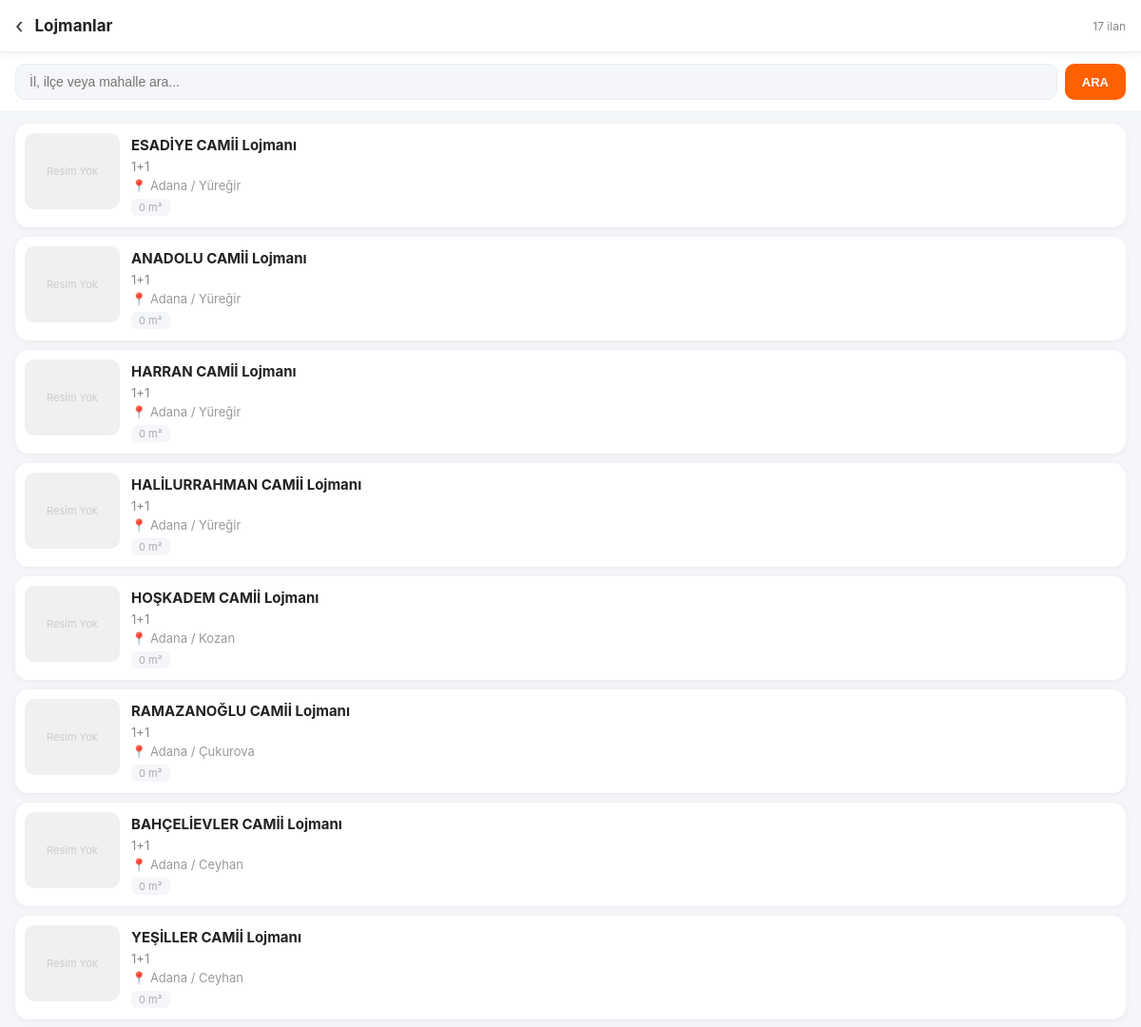
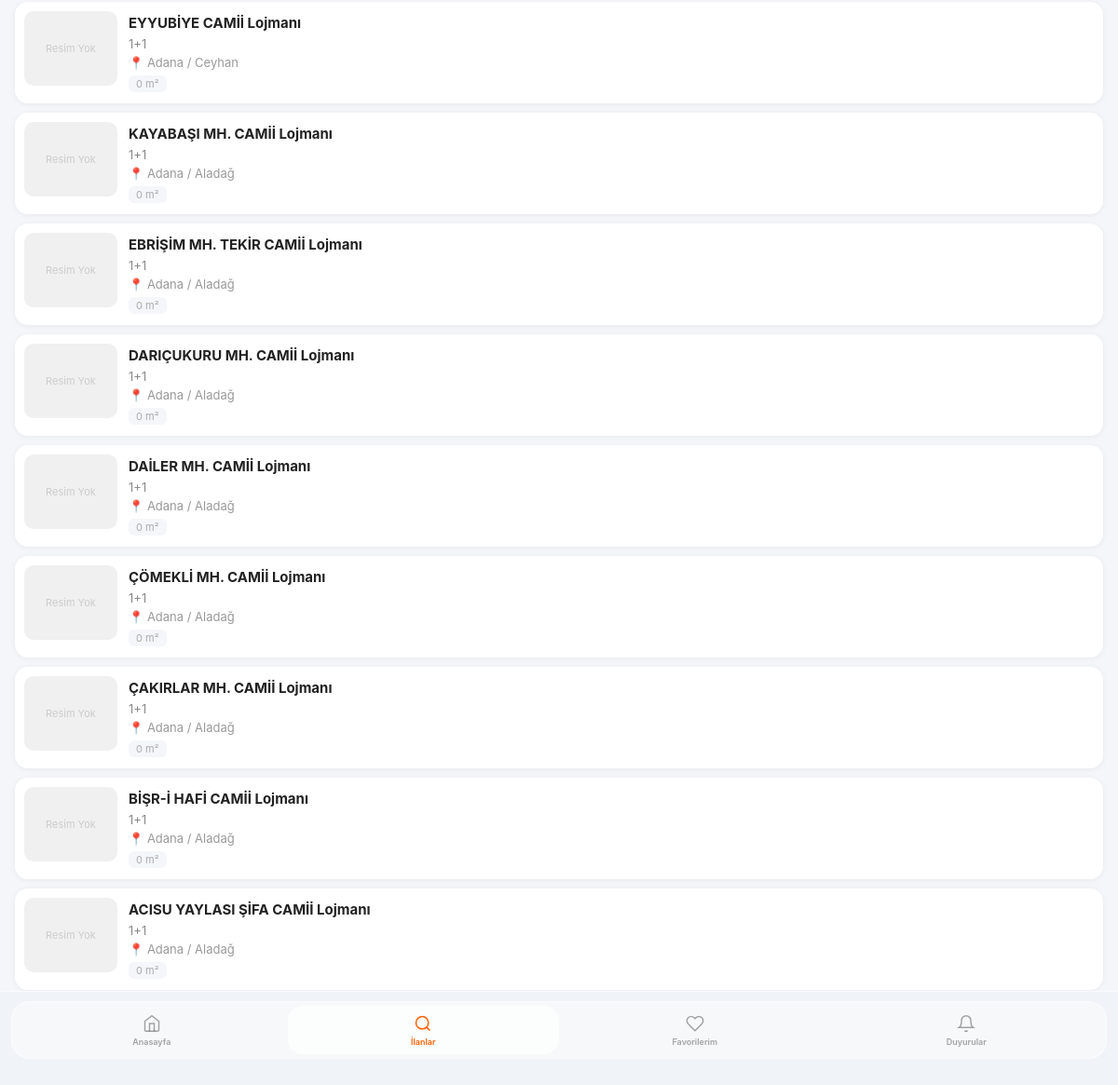
Screenshot of /ilanlar/ (signed in) with the database file from the repository (2 pictures, top to bottom).
### ilanlar/models.py (models this page shows, shortened)
class Ilan(models.Model):
    ISITMA_SECENEKLERI = [
        ('dogalgaz', 'Doğalgaz'),
        ('kombi', 'Kombi'),
        ('merkezi', 'Merkezi'),
        ('klima', 'Klima'),
        ('soba', 'Soba'),
    ]
    kullanici = models.ForeignKey(User, on_delete=models.CASCADE, null=True, blank=True)
    baslik = models.CharField(max_length=200)
    aciklama = models.TextField(blank=True)  # kısa özet
    konum = models.CharField(max_length=200)
    oda_sayisi = models.CharField(max_length=10, default='1+1')
    kat = models.IntegerField(default=0)
    metrekare = models.IntegerField(default=0)
    bina_yasi = models.IntegerField(default=0)
    banyo = models.IntegerField(default=1)
    balkon = models.BooleanField(default=False)
    asansor = models.BooleanField(default=False)
    site_icinde = models.BooleanField(default=False)
    site_aidati = models.IntegerField(default=0)
    isitma = models.CharField(max_length=20, choices=ISITMA_SECENEKLERI, default='dogalgaz')
    tarih = models.DateTimeField(auto_now_add=True)
    onaylandi = models.BooleanField(default=False)

### ilanlar/views.py (the view)
# urls.py: path('ilanlar/', views.tum_ilanlar, name='ilanlar'),
def tum_ilanlar(request):
    if not request.user.is_authenticated:
        return redirect('giris')
    arama = request.GET.get('arama', '')
    ilanlar = Ilan.objects.filter(onaylandi=True).order_by('-tarih')
    if arama:
        ilanlar = ilanlar.filter(konum__icontains=arama) | ilanlar.filter(baslik__icontains=arama)
    return render(request, 'ilanlar.html', {'ilanlar': ilanlar, 'arama': arama})

### ilanlar/templates/ilanlar.html (shortened to what this page needs)
<!DOCTYPE html>
<html>
<head>
</head>
<body>
<div class="header">
    <a href="/" class="header-geri">‹</a>
    <h1>Lojmanlar</h1>
    <span class="header-sayi">{{ ilanlar|length }} ilan</span>
</div>
<div class="arama">
    <form method="get" action="/ilanlar/">
        <div class="arama-ic">
            <input type="text" name="arama" placeholder="İl, ilçe veya mahalle ara..." value="{{ arama }}">
            <button type="submit">ARA</button>
        </div>
    </form>
</div>
<div class="liste">
    {% if ilanlar %}
        {% for ilan in ilanlar %}
        <a href="/ilan/{{ ilan.id }}/" class="ilan-satir">
            {% with ilk=ilan.medyalar.first %}
            {% if ilk %}
                <img class="ilan-satir-resim" src="{{ ilk.dosya.url }}" alt="{{ ilan.baslik }}">
            {% else %}
                <div class="ilan-satir-resim-yok">Resim Yok</div>
            {% endif %}
            {% endwith %}
            <div class="ilan-satir-bilgi">
                <div class="ilan-satir-baslik">{{ ilan.baslik }}</div>
                <div class="ilan-satir-detay">{{ ilan.oda_sayisi }}</div>
                <div class="ilan-satir-konum">📍 {{ ilan.konum }}</div>
                <div class="ilan-satir-alt">
                    <span class="ilan-satir-metrekare">{{ ilan.metrekare }} m²</span>
                </div>
            </div>
        </a>
        {% endfor %}
    {% else %}
        <div class="bos">
            <p>😕 Ilan bulunamadı.</p>
            <a href="/ilanlar/" style="color:#FF6000;font-size:14px;">Tümünü Gör</a>
        </div>
    {% endif %}
</div>
<div class="bnav-wrap">
  <div class="bnav-inner">
    <a href="/" class="bnav-item">
      <svg viewBox="0 0 24 24" fill="none" stroke="currentColor" stroke-width="1.8"><path d="M3 9l9-7 9 7v11a2 2 0 0 1-2 2H5a2 2 0 0 1-2-2z"/><polyline points="9 22 9 12 15 12 15 22"/></svg>
      Anasayfa
    </a>
    <a href="/ilanlar/" class="bnav-item active">
      <svg viewBox="0 0 24 24" fill="none" stroke="currentColor" stroke-width="1.8"><circle cx="11" cy="11" r="8"/><line x1="21" y1="21" x2="16.65" y2="16.65"/></svg>
      İlanlar
    </a>
    <a href="/favoriler/" class="bnav-item">
      <svg viewBox="0 0 24 24" fill="none" stroke="currentColor" stroke-width="1.8"><path d="M20.84 4.61a5.5 5.5 0 0 0-7.78 0L12 5.67l-1.06-1.06a5.5 5.5 0 0 0-7.78 7.78l1.06 1.06L12 21.23l7.78-7.78 1.06-1.06a5.5 5.5 0 0 0 0-7.78z"/></svg>
      Favorilerim
    </a>
    <a href="/duyurular/" class="bnav-item">
      <svg viewBox="0 0 24 24" fill="none" stroke="currentColor" stroke-width="1.8"><path d="M18 8A6 6 0 0 0 6 8c0 7-3 9-3 9h18s-3-2-3-9"/><path d="M13.73 21a2 2 0 0 1-3.46 0"/></svg>
      Duyurular
    </a>
  </div>
</div>
</body>
</html>

### ilanlar/templates/ilanlar.html (style rules this page uses)
* { margin: 0; padding: 0; box-sizing: border-box; }
body { font-family: -apple-system, BlinkMacSystemFont, sans-serif; background: #f4f6f9; min-height: 100vh; padding-bottom: 90px; }
.header { background: white; padding: 14px 16px; display: flex; align-items: center; gap: 12px; border-bottom: 1px solid #eee; position: sticky; top: 0; z-index: 100; box-shadow: 0 2px 8px rgba(0,0,0,0.06); }
.header-geri { font-size: 22px; color: #333; text-decoration: none; }
.header h1 { font-size: 17px; font-weight: 700; color: #222; flex: 1; }
.header-sayi { font-size: 12px; color: #888; }
.arama { padding: 12px 16px; background: white; border-bottom: 1px solid #eee; }
.arama-ic { display: flex; gap: 8px; }
.arama-ic input { flex: 1; padding: 10px 14px; background: #f4f6f9; border: 1px solid #e8edf2; border-radius: 10px; font-size: 14px; outline: none; color: #333; }
.arama-ic button { background: #FF6000; color: white; border: none; padding: 10px 18px; border-radius: 10px; font-size: 13px; font-weight: 700; cursor: pointer; }
.liste { padding: 12px 16px; display: flex; flex-direction: column; gap: 10px; }
.ilan-satir { background: white; border-radius: 14px; display: flex; gap: 12px; padding: 10px; box-shadow: 0 1px 6px rgba(0,0,0,0.06); text-decoration: none; color: #333; transition: transform 0.15s; }
.ilan-satir-resim-yok { width: 100px; height: 80px; border-radius: 10px; background: #f0f0f0; flex-shrink: 0; display: flex; align-items: center; justify-content: center; color: #ccc; font-size: 11px; }
.ilan-satir-bilgi { flex: 1; display: flex; flex-direction: column; justify-content: space-between; padding: 2px 0; }
.ilan-satir-baslik { font-size: 15px; font-weight: 700; color: #222; line-height: 1.4; margin-bottom: 4px; }
.ilan-satir-detay { font-size: 13px; color: #888; margin-bottom: 4px; }
.ilan-satir-konum { font-size: 13px; color: #999; margin-bottom: 6px; }
.ilan-satir-alt { display: flex; align-items: center; justify-content: space-between; }
.ilan-satir-metrekare { font-size: 11px; color: #aaa; background: #f4f6f9; padding: 2px 8px; border-radius: 6px; }
.bnav-wrap { position: fixed; bottom: 0; left: 0; right: 0; z-index: 9999; padding: 10px 12px 28px; background: rgba(240,243,247,0.95); backdrop-filter: blur(40px); border-top: 0.5px solid rgba(255,255,255,0.6); }
.bnav-inner { display: flex; background: rgba(255,255,255,0.35); border: 0.5px solid rgba(255,255,255,0.7); border-radius: 20px; padding: 4px; }
.bnav-item { flex: 1; display: flex; flex-direction: column; align-items: center; justify-content: center; gap: 4px; height: 52px; font-size: 9px; font-weight: 600; cursor: pointer; color: rgba(0,0,0,0.35); text-decoration: none; border-radius: 16px; }
.bnav-item.active { color: #FF6000; background: rgba(255,255,255,0.75); }
.bnav-item svg { width: 20px; height: 20px; }

### rows the page displays
Ilan: baslik "ESADİYE CAMİİ Lojmanı", oda_sayisi "1+1", konum "Adana / Yüreğir", metrekare "0"
Ilan: baslik "ANADOLU CAMİİ Lojmanı", oda_sayisi "1+1", konum "Adana / Yüreğir", metrekare "0"
Ilan: baslik "HARRAN CAMİİ Lojmanı", oda_sayisi "1+1", konum "Adana / Yüreğir", metrekare "0"
Ilan: baslik "HALİLURRAHMAN CAMİİ Lojmanı", oda_sayisi "1+1", konum "Adana / Yüreğir", metrekare "0"
Ilan: baslik "HOŞKADEM CAMİİ Lojmanı", oda_sayisi "1+1", konum "Adana / Kozan", metrekare "0"
Ilan: baslik "RAMAZANOĞLU CAMİİ Lojmanı", oda_sayisi "1+1", konum "Adana / Çukurova", metrekare "0"
Ilan: baslik "BAHÇELİEVLER CAMİİ Lojmanı", oda_sayisi "1+1", konum "Adana / Ceyhan", metrekare "0"
Ilan: baslik "YEŞİLLER CAMİİ Lojmanı", oda_sayisi "1+1", konum "Adana / Ceyhan", metrekare "0"
Ilan: baslik "EYYUBİYE CAMİİ Lojmanı", oda_sayisi "1+1", konum "Adana / Ceyhan", metrekare "0"
Ilan: baslik "KAYABAŞI MH. CAMİİ Lojmanı", oda_sayisi "1+1", konum "Adana / Aladağ", metrekare "0"
Ilan: baslik "EBRİŞİM MH. TEKİR CAMİİ Lojmanı", oda_sayisi "1+1", konum "Adana / Aladağ", metrekare "0"
Ilan: baslik "DARIÇUKURU MH. CAMİİ Lojmanı", oda_sayisi "1+1", konum "Adana / Aladağ", metrekare "0"
Ilan: baslik "DAİLER MH. CAMİİ Lojmanı", oda_sayisi "1+1", konum "Adana / Aladağ", metrekare "0"
Ilan: baslik "ÇÖMEKLİ MH. CAMİİ Lojmanı", oda_sayisi "1+1", konum "Adana / Aladağ", metrekare "0"
Ilan: baslik "ÇAKIRLAR MH. CAMİİ Lojmanı", oda_sayisi "1+1", konum "Adana / Aladağ", metrekare "0"
Ilan: baslik "BİŞR-İ HAFİ CAMİİ Lojmanı", oda_sayisi "1+1", konum "Adana / Aladağ", metrekare "0"
Ilan: baslik "ACISU YAYLASI ŞİFA CAMİİ Lojmanı", oda_sayisi "1+1", konum "Adana / Aladağ", metrekare "0"

### other values shown
{{ ilanlar|length }} "17"
